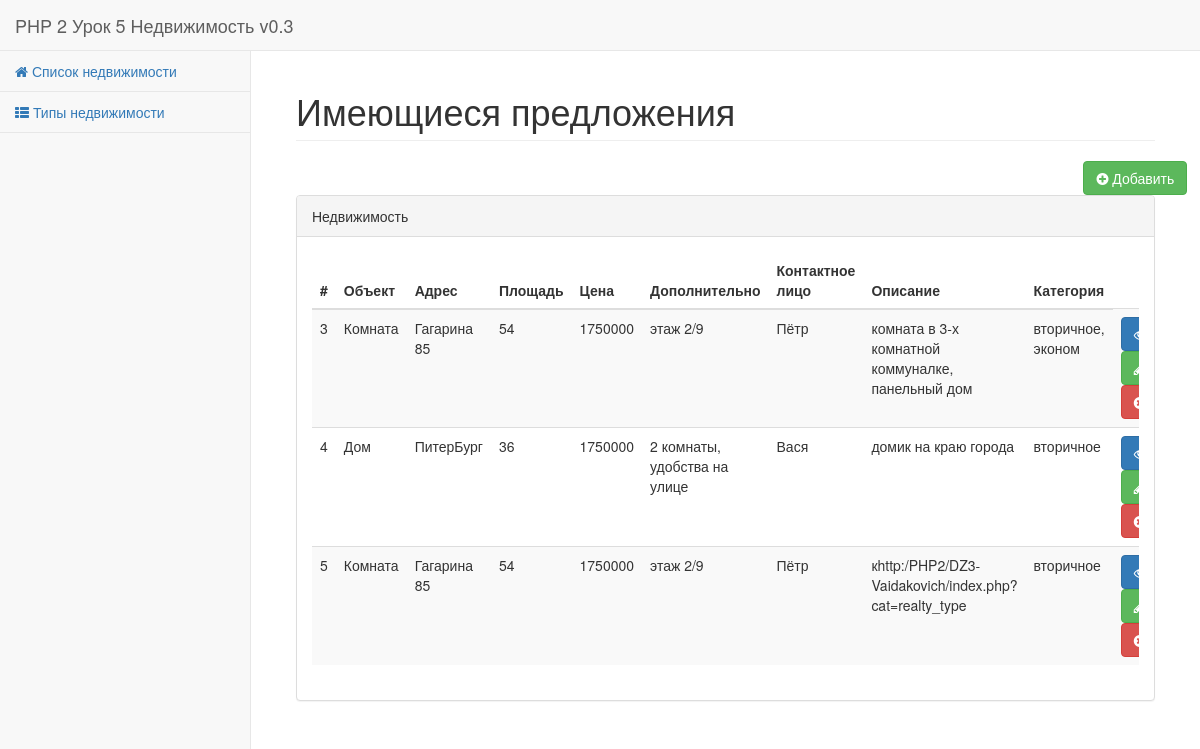
The page / on the database its author committed.
### tables this page shows
CREATE TABLE IF NOT EXISTS `realty` (
  `id` int(10) unsigned NOT NULL,
  `realty_type` tinyint(3) unsigned NOT NULL,
  `address` varchar(256) NOT NULL,
  `square` int(10) unsigned NOT NULL,
  `price` int(10) unsigned NOT NULL,
  `additional` varchar(256) NOT NULL,
  `agent` varchar(256) NOT NULL,
  `description` varchar(2048) NOT NULL,
  `category` varchar(50) NOT NULL
);

### sys/functions.php (called while the page is built, shortened)
<?php
function render($view_name, $data = [], $with_layout = true)
{
    require_once("views/$view_name.view.php");
    $content = ob_get_contents();
    if ($with_layout) {
        require_once("views/layouts/layout.php");
        $content = ob_get_contents();
    }
    return $content;
}
function class_autoloader($classname)
{
    if (mb_substr($classname,-10,NULL,'utf-8') === 'Controller')
    {
        $class_string = mb_substr($classname,0,mb_strlen($classname,'utf-8')-10,'utf-8');
        $name = preg_replace('/([a-z])([A-Z])/', '$1_$2', $class_string);
        $file_name = "controllers/".mb_strtolower($name,'utf-8').'-controller.php';
    }
    else
    {
        $name = preg_replace('/([a-z])([A-Z])/', '$1_$2', $classname);
        $file_name = "models/".mb_strtolower($name,'utf-8').'-model.php';
    }
}

### controllers/realty-controller.php (called while the page is built, shortened)
<?php
class  RealtyController
{
    public function get_list()
    {
        $realty_list =  Realty::get_all();
        return render( REALTY_FILENAME_START . 'list', ['realty' => $realty_list] );
    }
}

### models/realty-model.php (called while the page is built, shortened)
<?php
class Realty
{
    function __get($name)
    {
        if ( property_exists( Realty::class, $name) )
            return $this->$name;
        else
            return false;
    }
    public static function get_all()
    {
        global $db_link;
        $all_realty = array();
        $query = "SELECT `id`, (SELECT `title` FROM `realty_types` WHERE `realty_types`.`id`=`realty`.`realty_type`) AS `type_id`, `address`, `square`, `price`, `additional`, `agent`, `description`, `category` FROM `realty`;";
        if ( $result = mysqli_query($db_link, $query))
        {
            while ( $row = mysqli_fetch_assoc( $result ) )
            {
                $realty = new Realty();
                $realty->load($row);
                $all_realty[] = $realty;
            }
            return $all_realty;
        }
        else
            return false;
    }
}

### views/realty/realty-list.view.php (the view, shortened to what this page needs)
<?php
$page_header = "Имеющиеся предложения";
$page_header_if_not_available = "Записей удовлетворяющих критерию выбора не найдено";
?>
<div class="row">
    <div class="col-lg-12">
<?php
if ( count($realty) > 0 )
{
?>
<h1 class="page-header"><?= $page_header ?></h1>
<a href="index.php?cat=realty&view=add" class="btn btn-success col-lg-offset-11"><i class="fa fa-plus-circle"></i> Добавить</a>
<div class="panel panel-default">
    <div class="panel-heading">
        Недвижимость
    </div>
    <div class="panel-body">
        <div class="table-responsive">
            <table class="table table-striped">
                <thead>
                <tr>
                    <th>#</th>
                    <th>Объект</th>
                    <th>Адрес</th>
                    <th>Площадь</th>
                    <th>Цена</th>
                    <th>Дополнительно</th>
                    <th>Контактное лицо</th>
                    <th>Описание</th>
                    <th>Категория</th>
                </tr>
                </thead>
                <tbody>
                    <?php
                    foreach ( $realty as $item ) {
                        ?>
                        <tr>
                            <td><?= $item->id ?></td>
                            <td><?= $item->type_id ?></td>
                            <td><?= $item->address ?></td>
                            <td><?= $item->square ?></td>
                            <td><?= $item->price ?></td>
                            <td><?= $item->additional ?></td>
                            <td><?= $item->agent ?></td>
                            <td><?= $item->description ?></td>
                            <td><?= $item->category ?></td>
                            <td>
                                <a class="btn btn-primary" href="index.php?cat=realty&view=show&id=<?= $item->id ?>"><i
                                        class="fa fa-eye"></i></a>
                                <a class="btn btn-success" href="index.php?cat=realty&view=edit&id=<?= $item->id ?>"><i
                                        class="fa fa-pencil"></i></a>
                                <a class="btn btn-danger" href="index.php?cat=realty&view=delete&id=<?= $item->id ?>"><i
                                        class="fa fa-times-circle"></i></a>
                            </td>
                        </tr>
                        <?php
                    }
                    ?>
                </tbody>
            </table>
            <?php
            }
            else
            {
                echo "<h1 class=\"page-header\">{$page_header_if_not_available}</h1>>";
            }
            ?>
        </div>
    </div>
</div>
</div>
</div>

### views/layouts/layout.php (shortened to what this page needs)
<!DOCTYPE html>
<html lang="ru">
<head>
    <link href="bower_components/bootstrap/dist/css/bootstrap.min.css" rel="stylesheet">
    <link href="bower_components/metisMenu/dist/metisMenu.min.css" rel="stylesheet">
    <link href="dist/css/sb-admin-2.css" rel="stylesheet">
    <link href="bower_components/font-awesome/css/font-awesome.min.css" rel="stylesheet" type="text/css">
</head>
<body>
<div id="wrapper">
    <nav class="navbar navbar-default navbar-static-top" role="navigation" style="margin-bottom: 0">
        <div class="navbar-header">
            <a class="navbar-brand" href="index.php"><?= SITE_MAIN_LINK_TITLE ?></a>
        </div>
        <div class="navbar-default sidebar" role="navigation">
            <div class="sidebar-nav navbar-collapse">
                <ul class="nav" id="side-menu">
                    <li>
                        <a href="index.php"> <i class="fa fa-home"></i></i> Список недвижимости</a>
                    </li>
                    <li>
                        <a href="index.php?cat=realty_type"> <i class="fa fa-th-list "></i> Типы недвижимости</a>
                    </li>
                </ul>
            </div>
        </div>
    </nav>
    <div id="page-wrapper">
        <div class="container-fluid">
            <?= $content ?>
        </div>
    </div>
</div>
</body>
</html>

### index.php (shortened to what this page needs)
<?php
require_once("sys/functions.php");
if (isset($_GET['view']))
{
    $controller_action = $_GET['view'];
}
else
{
    $controller_action = 'get_list';
}
$controller_object = new $controller_class_name();
$result = $controller_object->$controller_action();
if ($result) echo $result;

### rows shown on the page
realty: id "3", type_id "Комната", address "Гагарина 85", square "54", price "1750000", additional "этаж 2/9", agent "Пётр", description "комната в 3-х комнатной коммуналке, панельный дом", category "вторичное, эконом"
realty: id "4", type_id "Дом", address "ПитерБург", square "36", price "1750000", additional "2 комнаты, удобства на улице", agent "Вася", description "домик на краю города", category "вторичное"
realty: id "5", type_id "Комната", address "Гагарина 85", square "54", price "1750000", additional "этаж 2/9", agent "Пётр", description "кhttp:/PHP2/DZ3-Vaidakovich/index.php?cat=realty_type", category "вторичное"

### other values the page prints
SITE_MAIN_LINK_TITLE "PHP 2 Урок 5 Недвижимость v0.3"
$page_header "Имеющиеся предложения"
